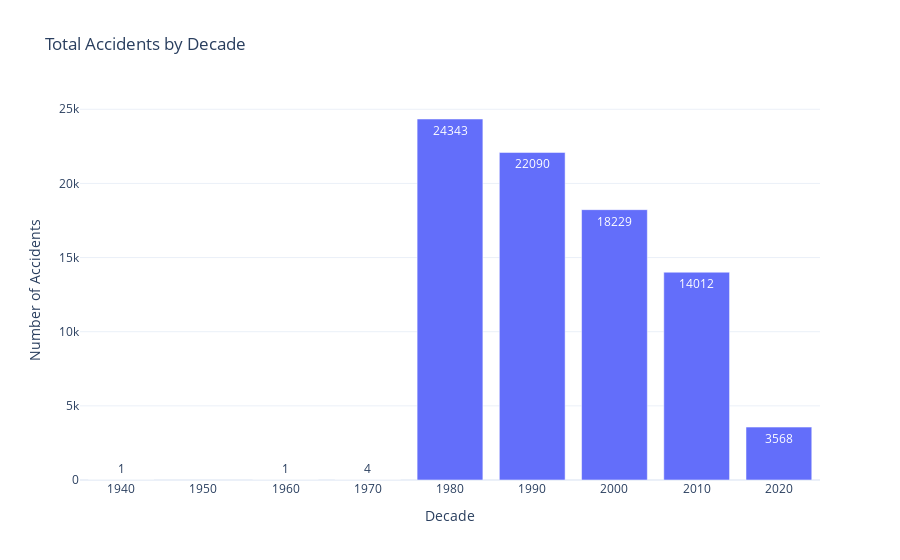

The code cell stored with this chart in its notebook:
### Code cell
us_data['event_decade'] = (us_data['event_year'] // 10) * 10
decade_counts = us_data.groupby('event_decade')['event_year'].count().reset_index()
decade_counts.columns = ['Decade', 'Total Accidents']

fig = px.bar(decade_counts, x='Decade', y='Total Accidents',
             title='Total Accidents by Decade',
             labels={'Decade': 'Decade', 'Total Accidents': 'Number of Accidents'},
             text='Total Accidents')
fig.update_layout(template='plotly_white')
fig.show()

### Figure 1 — Plotly figure (JSON) as saved in the notebook; plotly's stock layout.template omitted (floating-point values rounded to 4 significant figures)
{"data": [{"hovertemplate": "Decade=%{x}<br>Number of Accidents=%{text}<extra></extra>", "legendgroup": "", "marker": {"color": "#636efa", "pattern": {"shape": ""}}, "name": "", "orientation": "v", "showlegend": false, "text": [1.0, 1.0, 4.0, 24340.0, 22090.0, 18230.0, 14010.0, 3568.0], "textposition": "auto", "type": "bar", "x": [1940, 1960, 1970, 1980, 1990, 2000, 2010, 2020], "xaxis": "x", "y": [1, 1, 4, 24343, 22090, 18229, 14012, 3568], "yaxis": "y"}], "layout": {"barmode": "relative", "legend": {"tracegroupgap": 0}, "title": {"text": "Total Accidents by Decade"}, "xaxis": {"anchor": "y", "domain": [0, 1], "title": {"text": "Decade"}}, "yaxis": {"anchor": "x", "domain": [0, 1], "title": {"text": "Number of Accidents"}}}}
